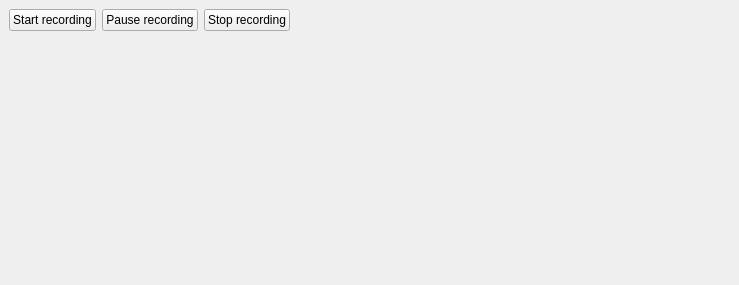
<?xml version="1.0" encoding="UTF-8"?>
<ui version="4.0">
 <class>CameraView</class>
 <widget class="QWidget" name="CameraView">
  <property name="geometry">
   <rect>
    <x>0</x>
    <y>0</y>
    <width>739</width>
    <height>285</height>
   </rect>
  </property>
  <property name="sizePolicy">
   <sizepolicy hsizetype="Expanding" vsizetype="Expanding">
    <horstretch>0</horstretch>
    <verstretch>0</verstretch>
   </sizepolicy>
  </property>
  <property name="minimumSize">
   <size>
    <width>320</width>
    <height>150</height>
   </size>
  </property>
  <property name="windowTitle">
   <string>Form</string>
  </property>
  <layout class="QVBoxLayout" name="verticalLayout">
   <property name="spacing">
    <number>0</number>
   </property>
   <property name="sizeConstraint">
    <enum>QLayout::SetMaximumSize</enum>
   </property>
   <property name="margin">
    <number>0</number>
   </property>
   <item>
    <widget class="QWidget" name="camNavbarWidget" native="true">
     <property name="sizePolicy">
      <sizepolicy hsizetype="Expanding" vsizetype="Minimum">
       <horstretch>0</horstretch>
       <verstretch>0</verstretch>
      </sizepolicy>
     </property>
     <layout class="QHBoxLayout" name="horizontalLayout">
      <item>
       <widget class="QPushButton" name="startCamRecBtn">
        <property name="sizePolicy">
         <sizepolicy hsizetype="Minimum" vsizetype="Minimum">
          <horstretch>0</horstretch>
          <verstretch>0</verstretch>
         </sizepolicy>
        </property>
        <property name="text">
         <string>Start recording</string>
        </property>
       </widget>
      </item>
      <item>
       <widget class="QPushButton" name="pauseCamRecBtn">
        <property name="sizePolicy">
         <sizepolicy hsizetype="Minimum" vsizetype="Minimum">
          <horstretch>0</horstretch>
          <verstretch>0</verstretch>
         </sizepolicy>
        </property>
        <property name="text">
         <string>Pause recording</string>
        </property>
       </widget>
      </item>
      <item>
       <widget class="QPushButton" name="stopCamRectBtn">
        <property name="sizePolicy">
         <sizepolicy hsizetype="Minimum" vsizetype="Minimum">
          <horstretch>0</horstretch>
          <verstretch>0</verstretch>
         </sizepolicy>
        </property>
        <property name="text">
         <string>Stop recording</string>
        </property>
       </widget>
      </item>
      <item>
       <spacer name="horizontalSpacer">
        <property name="orientation">
         <enum>Qt::Horizontal</enum>
        </property>
        <property name="sizeHint" stdset="0">
         <size>
          <width>359</width>
          <height>20</height>
         </size>
        </property>
       </spacer>
      </item>
     </layout>
    </widget>
   </item>
   <item>
    <widget class="QLabel" name="imgBoxLabel">
     <property name="sizePolicy">
      <sizepolicy hsizetype="Expanding" vsizetype="Expanding">
       <horstretch>0</horstretch>
       <verstretch>0</verstretch>
      </sizepolicy>
     </property>
     <property name="minimumSize">
      <size>
       <width>320</width>
       <height>240</height>
      </size>
     </property>
     <property name="frameShape">
      <enum>QFrame::NoFrame</enum>
     </property>
     <property name="frameShadow">
      <enum>QFrame::Plain</enum>
     </property>
     <property name="text">
      <string/>
     </property>
    </widget>
   </item>
  </layout>
 </widget>
 <resources/>
 <connections/>
</ui>
